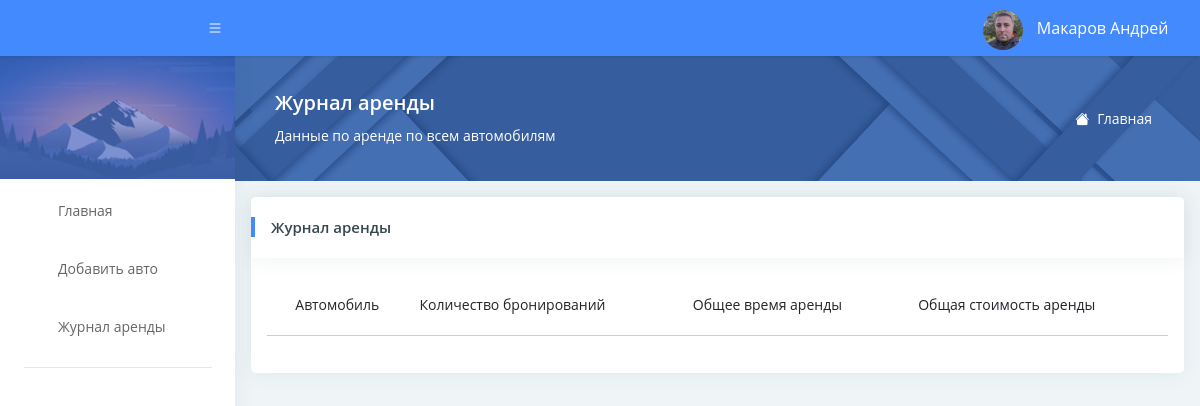
Before: /rental_log with the older database file.
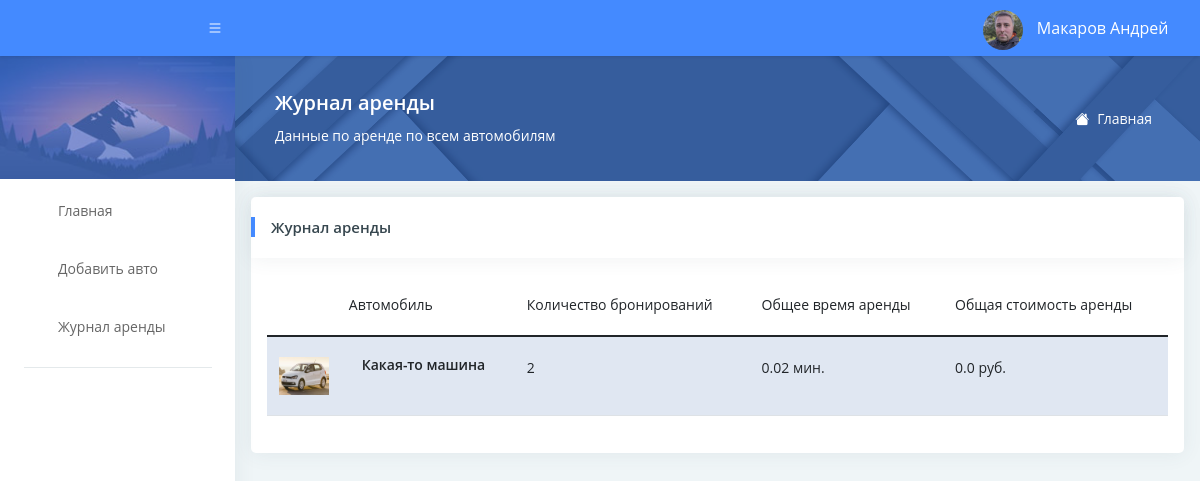
After: the same page with the newer database file.
### app/models.py (models this page shows, shortened)
class Car(db.Model):
    car_id = db.Column(db.Integer, primary_key=True)
    name = db.Column(db.String(150))
    description = db.Column(db.String(250))
    price_per_minute = db.Column(db.Float(9, 2))
    cars_transmition = db.Column(db.Boolean, default=1)
    image = db.Column(db.String())
    availability = db.Column(db.Boolean, default=1)
    logo = db.Column(db.String())

### app/routes.py (the view)
@app.route('/rental_log', methods=['POST', 'GET'])
def rental_log():
    total_list = db.session.query(Car.logo, Car.name, Car_Log.rent_id, Car_Log.time_begin, Car_Log.time_end,
                                  Car_Log.cost).outerjoin(Car_Log, Car.car_id == Car_Log.car_id).all()
    rental_obj = db.session.query(Car.logo, Car.name, db.func.count(Car_Log.rent_id).label('rent_count'),
                                  db.func.sum(Car_Log.cost).label('rent_cost')).outerjoin(Car_Log,
                                                                                          Car.car_id == Car_Log.car_id).group_by(
        Car.name).all()
    list_el = []
    for row in rental_obj:
        el = row._asdict()
        list_el.append(el)
    rental_dict = {}
    for element in total_list:
        if (element.time_begin and element.time_end) is None:
            pass
        else:
            if element.name in rental_dict:
                rental_dict[element.name] += int(((element.time_end - element.time_begin).total_seconds())) / 60
            else:
                rental_dict[element.name] = int(((element.time_end - element.time_begin).total_seconds())) / 60
    context = {
        'list_el': list_el,
        'rental_dict': rental_dict,
    }
    return render_template('rental_log.html', **context)

### app/templates/rental_log.html (shortened to what the changed rows need)
<!DOCTYPE html>
<html lang="ru">
<head>
    <link href="https://cdn.jsdelivr.net/npm/bootstrap@5.1.3/dist/css/bootstrap.min.css" rel="stylesheet"
>
    <link rel="stylesheet" href="https://cdn.jsdelivr.net/npm/bootstrap-icons@1.5.0/font/bootstrap-icons.css">
    <link rel="stylesheet" type="text/css" href="static/css/style.css">
</head>
<body>
<div id="pcoded" class="pcoded">
    <div class="pcoded-container">
        <div class="pcoded-main-container">
            <div class="pcoded-wrapper">
                <div class="pcoded-content">
                    <div class="row p-3">
                        <div class="col-sm-12">
                            <div class="card">
                                <div class="card-body">
                                    <div class="table-responsive">
                                        <table class="table table-striped table-hover">
                                            <thead>
                                            <tr>
                                                <th colspan="2" class="text-center">Автомобиль</th>
                                                <th>Количество бронирований</th>
                                                <th>Общее время аренды</th>
                                                <th>Общая стоимость аренды</th>
                                            </tr>
                                            </thead>
                                            {% for el in list_el %}
                                            <tr>
                                                <td class="pro-list-img">
                                                    <img src="/static/{{ el['logo'] }}" width="50" height="38">
                                                </td>
                                                <td class="pro-name">
                                                    <h6>{{ el['name'] }}</h6>
                                                </td>
                                                <td>{{ el['rent_count'] }}</td>
                                                {% if rental_dict[el['name']] == Empty %}
                                                <td>0 мин.</td>
                                                {% else %}
                                                <td>{{rental_dict[el['name']]|round(2, 'common')}} мин.</td>
                                                {% endif %}
                                                {% if el['rent_cost'] is none %}
                                                <td>0</td>
                                                {% else %}
                                                <td>{{ el['rent_cost']|round(2, 'common')}} руб.</td>
                                                {% endif %}
                                                {% endfor %}
                                            </tr>
                                        </table>
                                    </div>
                                </div>
                            </div>
                        </div>
                    </div>
                </div>
            </div>
        </div>
    </div>
</div>
</body>
</html>

Changed rows visible on the page:
added Car: name "Какая-то машина", rent_count "2", rental_dict "0.02", rent_cost "0.0"
